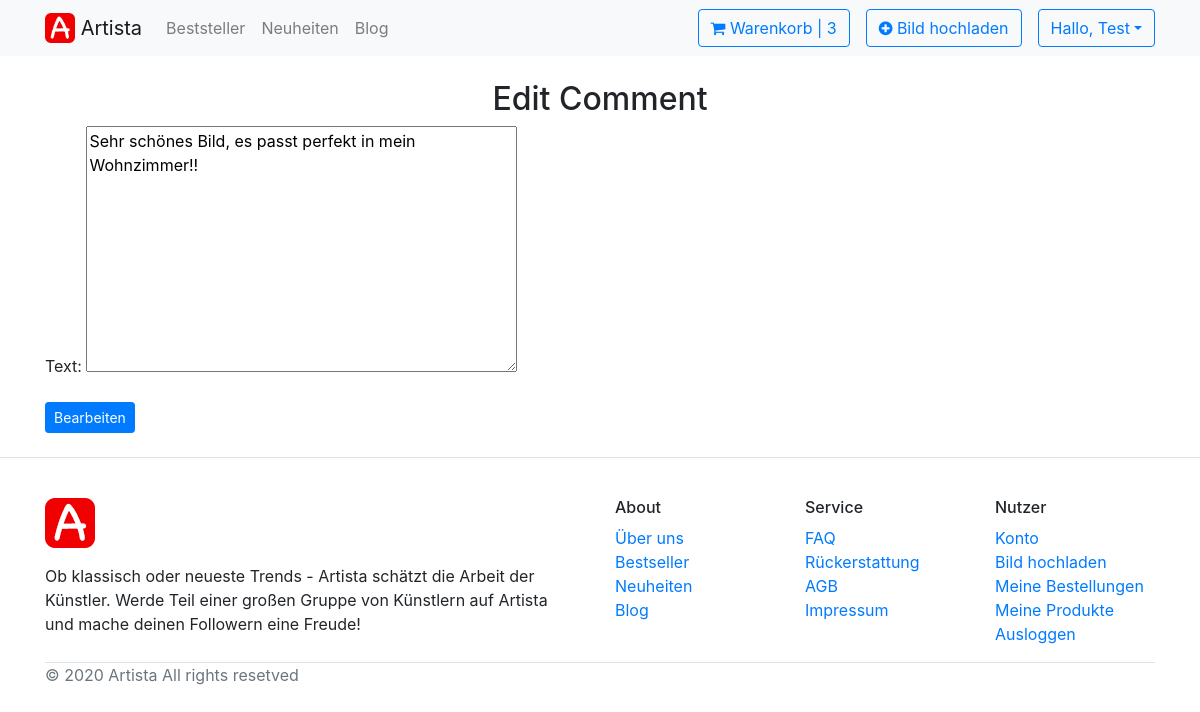
Page /customerservice/edit/1/ (signed in) on the committed database.
### Profile/models.py (models this page shows)
class ShopUser(AbstractUser):
    profile_picture = models.ImageField(upload_to='profile_pictures/', blank=True, null=True)
    instagram_handle = models.CharField(max_length=100, blank=True, null=True)

### Shop/models.py (models this page shows, shortened)
class Comment(models.Model):
    text = models.TextField(max_length=500)
    timestamp = models.DateTimeField(auto_now_add=True)
    user = models.ForeignKey(ShopUser, on_delete=models.CASCADE)
    product = models.ForeignKey(Product, on_delete=models.CASCADE)
    class Meta:
        ordering = ['timestamp']
        verbose_name = 'Comment'
        verbose_name_plural = 'Comments'

### Customerservice/views.py (the view)
# urls.py: path('edit/<int:pk>/', views.CommentEditView.as_view(), name='comment-edit'),
class CommentEditView(UpdateView):
    model = Comment
    fields = ['text']
    template_name = 'comment-edit.html'
    success_url = reverse_lazy('comments-flag')
    def get_context_data(self, **kwargs):
        context = super(CommentEditView, self).get_context_data(**kwargs)
        user = self.request.user
        if not user.is_anonymous:
            can_delete = user.is_superuser or user.is_staff
            context['can_delete'] = can_delete
            return context

### Shop/context_processors.py (called while the page is built)
def cartitems_processor(request):
    if Order.objects.all():
        cartItems = 0
        items = Order.objects.all()
        for item in items:
            cartItems = cartItems + item.get_cart_items
    return {'cartItems': cartItems}

### Shop/models.py (called while the page is built)
    @property
    def get_cart_items(self):
        orderitems = self.orderitem_set.all()
        total = sum([item.quantity for item in orderitems])
        return total

### Customerservice/templates/comment-edit.html (shortened to what this page needs)
{% extends 'Shop/base.html' %}
{% load static %}
{% block content %}
    <div class="container">
{% block logged_in_content %}
    <h2 class="text-center mt-4">Edit Comment</h2>
        {% if can_delete %}
            <form method="POST">
                {{ form.as_p }}
                <button class="btn btn-primary btn-sm" type="submit">Bearbeiten</button>
            </form>
            <br>
        {% else %}
            {{ comment.text }}
        {% endif %}
{% endblock logged_in_content %}
    </div>
{% endblock content %}

### Shop/templates/Shop/utils/navbar.html (shortened to what this page needs)
{% load static %}
<nav class="navbar navbar-expand-lg navbar-light bg-light">
<div class="container">
  <a class="navbar-brand" href="{% url 'home' %}">
     <img src=" {% static '/images/Artista_Logo.png' %}" width="30" height="30" class="d-inline-block align-top" alt="">
      Artista
  </a>
  <div class="collapse navbar-collapse" id="navbarSupportedContent">
    <ul class="navbar-nav mr-auto">
      <li class="nav-item">
        <a class="nav-link" href="#">Beststeller </a>
      </li>
      <li class="nav-item">
        <a class="nav-link" href="#">Neuheiten </a>
      </li>
      <li class="nav-item">
        <a class="nav-link" href="#">Blog </a>
      </li>
    </ul>
    <ul class="navbar-nav ml-auto">
      <li class="nav-item">
          <a class="btn btn-outline-primary" href="{% url 'cart' %}"><i class="fa fa fa-shopping-cart fa-sm"></i> Warenkorb | {{ cartItems }}</a>
      </li>
      {% if user.is_authenticated or shopuser.is_authenticated %}
      <li class="nav-item px-3">
        <a class="btn btn-outline-primary" href="{% url 'upload' %}"><i class="fa fa fa-plus-circle fa-sm"></i> Bild hochladen</a>
      </li>
        <div class="dropdown">
        <button class="btn btn-outline-primary dropdown-toggle" type="button" id="dropdownMenuButton" data-toggle="dropdown" aria-haspopup="true" aria-expanded="false">Hallo, {{ user.username | title }}</button>
</div>
      {% else %}
      <li>
        <a class="btn btn-warning ml-3" href="{% url 'login' %}">Anmelden</a>
      </li>
      {% endif %}
    </ul>
  </div>
</div>
</nav>

### rows in the picture
ShopUser: username "Test"
Comment: text "Sehr schönes Bild, es passt perfekt in mein Wohnzimmer!!"

### other values in the picture
{{ cartItems }} "3"
